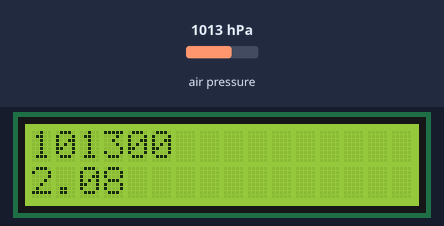
The sketch below on a simulated Arduino Uno, built with avr-gcc and run on an emulated ATmega328P. Shown: 16×2 character LCD. The test bench sets the inputs (shaded band); at power-on: air pressure 1013 hPa.

Above: at 1.2 s.
1.3 s: air pressure set to 952 hPa
At 2.9 s:
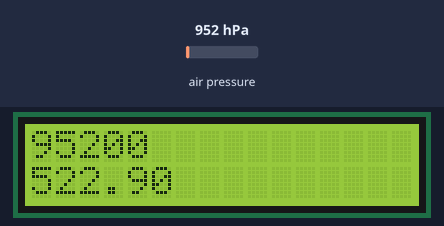
4.6 s: air pressure set to 975 hPa
At 5.8 s:
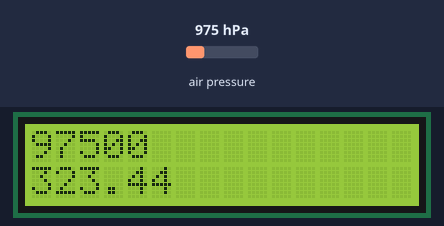
7.6 s: air pressure set to 1000 hPa
At 9.0 s:
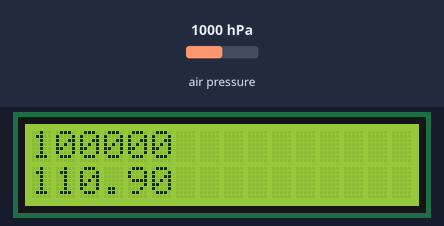
Timing chart, 0 to 10.6 s (numbered marks = the images above; inputs shaded):
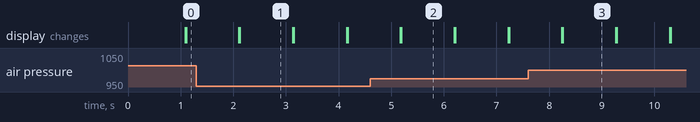

Measured:
- after the input at 1.3 s, the display: first differs from a run without the input after 0.83 s (image 1)
- after the input at 4.6 s, the display: first differs from a run without the input after 0.59 s (image 2)
- after the input at 7.6 s, the display: first differs from a run without the input after 0.66 s (image 3)
- what the display in image 1 shows lasts 1.0 s, from 2.1 s to 3.1 s

The sketch:

altimetro.ino
```cpp
#include <Wire.h>
#include <SoftwareSerial.h>
#include <Adafruit_BMP085.h>

#include <LiquidCrystal.h>

LiquidCrystal lcd(12, 11, 5, 4, 3, 2);
SoftwareSerial bt(9, 10);
Adafruit_BMP085 bmp180;

void setup() {
  bt.begin(9600);
  lcd.begin(16, 2);
  if (!bmp180.begin())
  {
    lcd.print("ERRO: sensor");
    while (1) {}
  }
}

void loop() {
  lcd.setCursor(0, 0);
  lcd.print(bmp180.readPressure());

  bt.print("\t");
  bt.print(String(bmp180.readPressure()));

  lcd.setCursor(0, 1);
  lcd.print(bmp180.readAltitude());

  bt.print("\t");
  bt.print(String(bmp180.readAltitude()));

  delay(1000);
  lcd.clear();
  bt.print("\n");
}
```
